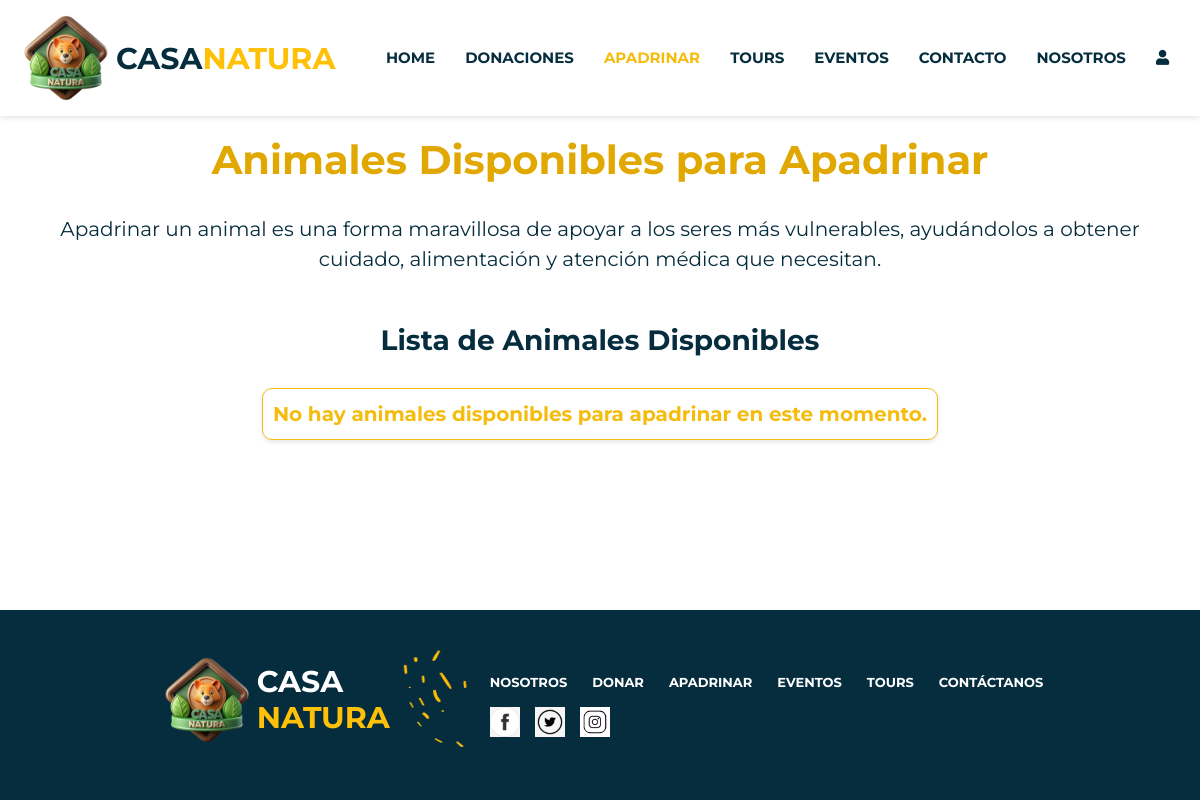
Before: /listadoAnimalesDisponibles.php with the older database file.
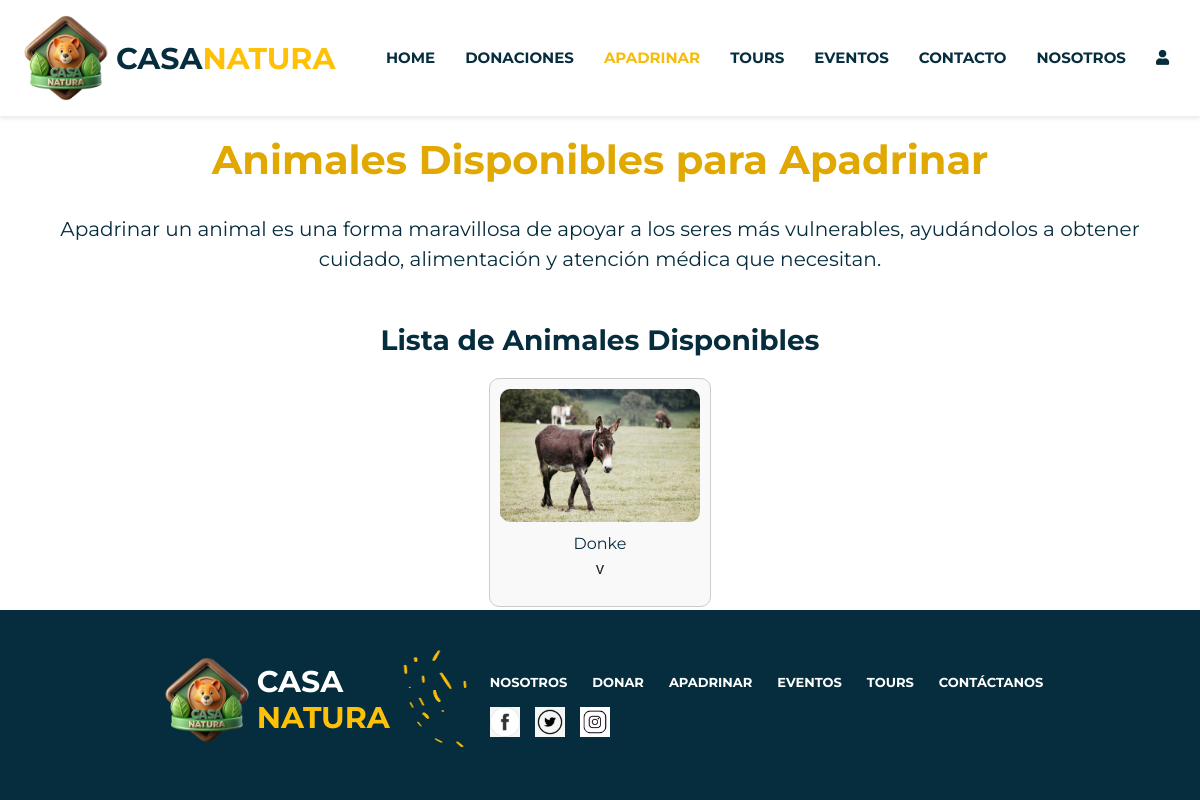
After: the same page with the newer database file.
### tables this page shows
CREATE TABLE `animal` (
  `ID_Animal` int(10) NOT NULL,
  `Nombre` varchar(30) NOT NULL,
  `Raza` varchar(30) NOT NULL,
  `Especie` varchar(30) NOT NULL,
  `Fecha_Ingreso` date NOT NULL,
  `Estado_Salud` varchar(20) NOT NULL,
  `Fecha_Nacimiento` date NOT NULL,
  `Apadrinado` tinyint(1) NOT NULL,
  `ID_Usuario` int(10) NOT NULL,
  `Imagen` varchar(255) NOT NULL,
  `Historia` varchar(255) NOT NULL,
  `Necesidades` varchar(255) NOT NULL
);

### listadoAnimalesDisponibles.php (the view, shortened to what this page needs)
<!DOCTYPE html>
<html lang="en">
<head>
    <link href="https://cdnjs.cloudflare.com/ajax/libs/font-awesome/5.15.4/css/all.min.css" rel="stylesheet">
    <link rel="stylesheet" href="./css/style.css" >
    <link rel="stylesheet" href="https://cdn.jsdelivr.net/npm/bootstrap@4.3.1/dist/css/bootstrap.min.css">
</head>
    <body>
        <nav>
            <?php
                include("fragmentos.php");
                echo $navbar;
            ?>
        </nav>
<main>
    <div class="container">
        <h1 class="animales-apadrinar-title">Animales Disponibles para Apadrinar</h1>
        <p class="animales-apadrinar-subtitle">Apadrinar un animal es una forma maravillosa de apoyar a los seres más vulnerables, ayudándolos a obtener cuidado, alimentación y atención médica que necesitan.</p>
        <h3 class="animales-apadrinar-list-title">Lista de Animales Disponibles</h3>
        <div class="animal-grid">
            <?php
                include 'actions/conexion.php';
                try {
                    $sql = "SELECT a.ID_Animal, a.Nombre, a.Imagen, a.Historia, a.Especie, a.Raza, a.Fecha_Nacimiento
                    FROM animal a
                    WHERE Apadrinado=0";
                    $result = $conn->query($sql);
                    if ($result->num_rows > 0) {
                        while ($animal = $result->fetch_assoc()) {
                            echo '<div class="animal-card">';
                            echo '<img class="imagenAnimal" src="./actions/'.$animal['Imagen'].'">';
                            echo '<a href="animal.php?id=' . $animal['ID_Animal'] . '">' . htmlspecialchars($animal['Nombre']) . '</a>';
                            echo '<p> '.$animal['Historia'].'</p>';
                            echo '</div>';
                        }
                    } else {
                        echo '<p class="mensajeAnimalesApadrinar">No hay animales disponibles para apadrinar en este momento.</p>';
                    }
                } catch (PDOException $e) {
                    echo "<p>Error al cargar los animales: " . htmlspecialchars($e->getMessage()) . "</p>";
                }
            ?>
        </div>
    </div>
</main>
    <footer>
        <?php
         include "fragmentos.php";
         echo $footer;
         ?>
    </footer>
</body>
</html>

Changed rows visible on the page:
added animal: Imagen (picture), Nombre "Donke", Historia "v"
Other visible differences:
text no longer shown: "No hay animales disponibles para apadrinar en este momento."
